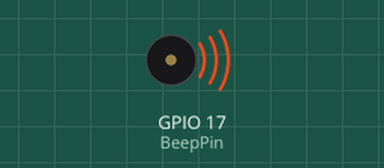
This program was run on a simulated Raspberry Pi (BCM pin numbers). Parts: buzzer (waves = sounding, pin HIGH).

Above: at 0.25 s.
At 7.01 s:
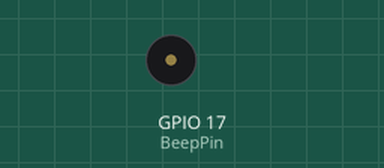
Timing chart, 0 to 7.3 s (numbered marks = the images above):
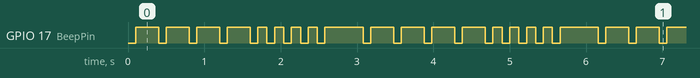

The program:

1_2_1.py
```python
import RPi.GPIO as GPIO
import time

BeepPin = 17

def setup():
    GPIO.setmode(GPIO.BCM)
    GPIO.setup(BeepPin, GPIO.OUT, initial=GPIO.HIGH)

def beep():
    GPIO.output(BeepPin, GPIO.LOW)
    time.sleep(0.1)
    GPIO.output(BeepPin, GPIO.HIGH)

def main():
    while True:
        beep()
        time.sleep(0.3)
        beep()
        time.sleep(0.3)
        beep()
        time.sleep(0.3)
        beep()
        time.sleep(0.3)

        beep()
        time.sleep(0.12)
        beep()
        time.sleep(0.12)
        beep()
        time.sleep(0.12)
        beep()
        time.sleep(0.12)
        beep()
        time.sleep(0.5)

def destroy():
    # turn off buzzer
    GPIO.output(BeepPin, GPIO.HIGH)
    GPIO.cleanup()

if __name__ == "__main__":
    setup()
    try:
        main()
    except KeyboardInterrupt:
        destroy()
```

Measured:
- by itself, GPIO 17 (BeepPin): repeats every 3.1 s: 3 × (LOW 0.10 s, HIGH 0.30 s), 4 × (LOW 0.10 s, HIGH 0.12 s), LOW 0.10 s, HIGH 0.50 s, LOW 0.10 s, HIGH 0.30 s
- by itself, everything shown: repeats every 3.1 s, in 18 steps
